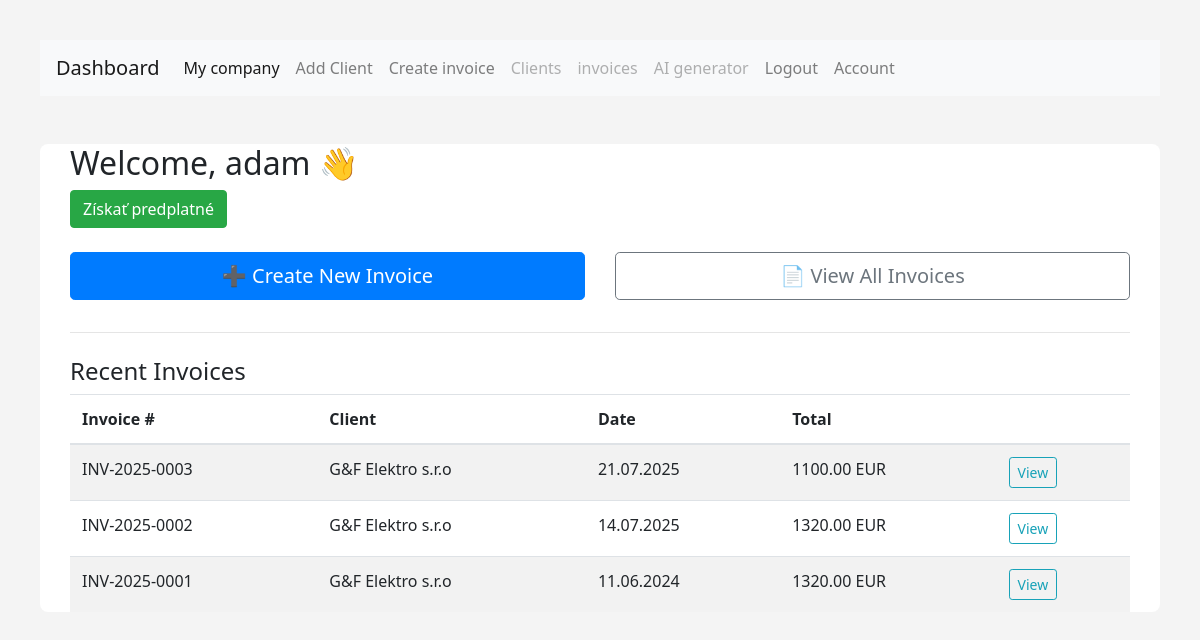
The page /dashboard (signed in) on the database as committed earlier.
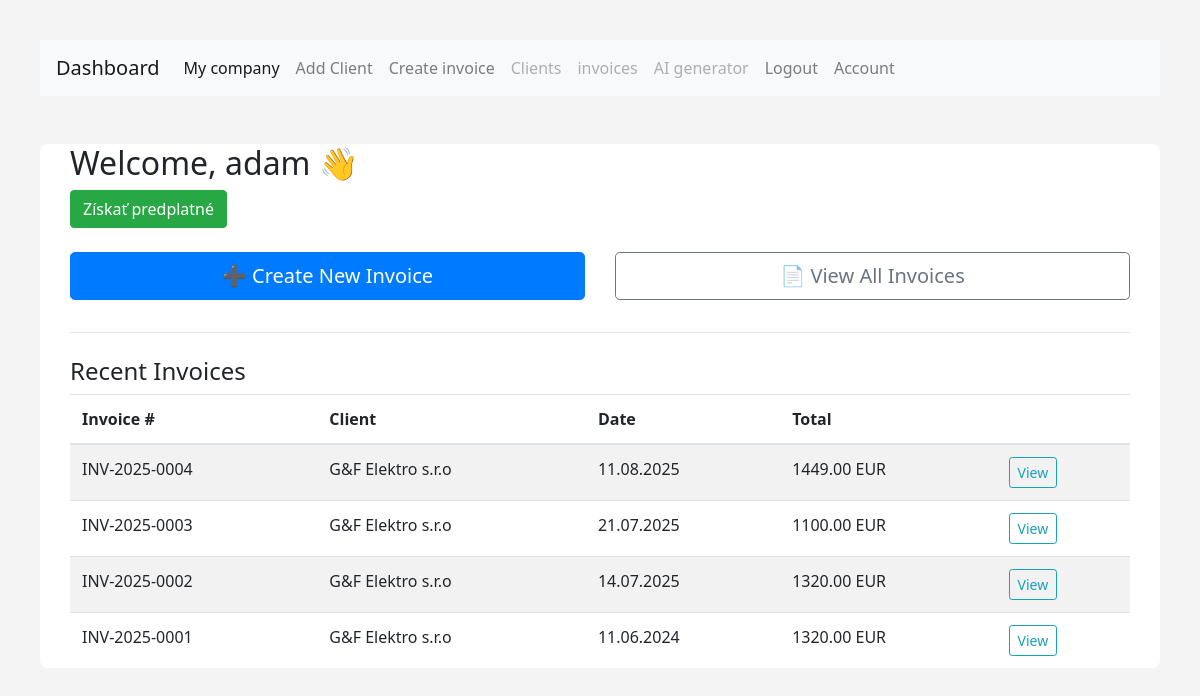
The same page on the database as committed later.
### models.py (models this page shows, shortened)
class User(db.Model,UserMixin):
    __tablename__ = 'users'
    id = db.Column(db.Integer, primary_key=True)
    email = db.Column(db.String(120), unique=True, nullable=False)
    username = db.Column(db.String(50), unique=True, nullable=False)
    password_hash = db.Column(db.String(128), nullable=False)
    is_paid = db.Column(db.Boolean, default=False)
    stripe_customer_id = db.Column(db.String(100), nullable=True)

class Invoice(db.Model):
        __tablename__ = 'invoices'
        id = db.Column(db.Integer, primary_key=True)
        invoice_number = db.Column(db.String(50), nullable=False)
        date = db.Column(db.Date, nullable=False)
        due_date = db.Column(db.Date, nullable=False)
        user_id = db.Column(db.Integer, db.ForeignKey('users.id'), nullable=False)
        user = db.relationship('User', backref=db.backref('invoices', lazy=True))
        currency = db.Column(db.String(10), nullable=False)
        total_cost = db.Column(db.Float, nullable=False)  # Total cost calculated as quantity
        vat_rate = db.Column(db.Float, nullable=True, default=0.0)  # VAT rate in percentage
        client_id = db.Column(db.Integer, db.ForeignKey('clients.id'), nullable=False)
        company_id = db.Column(db.Integer, db.ForeignKey('companies.id'), nullable=False)  # Foreign key to the company
        company= db.relationship('Company', backref=db.backref('invoices', lazy=True))
        client = db.relationship('Client', backref=db.backref('invoices', lazy=True))
        items = db.relationship("InvoiceItem", back_populates="invoice", cascade="all, delete-orphan")
        created_at = db.Column(db.DateTime, default=datetime.now(timezone.utc))  # Timestamp when the invoice was created

class Client(db.Model):
        __tablename__ = 'clients'
        id = db.Column(db.Integer, primary_key=True)
        name = db.Column(db.String(100), nullable=False)
        ico = db.Column(db.String(20), nullable=False)
        dic = db.Column(db.String(20), nullable=False)
        street = db.Column(db.String(100), nullable=False)
        user_id = db.Column(db.Integer, db.ForeignKey('users.id'), nullable=False)
        user = db.relationship('User', backref=db.backref('clients', lazy=True))
        city = db.Column(db.String(50), nullable=False)
        zip_code = db.Column(db.String(20), nullable=False)
        country = db.Column(db.String(50), nullable=False)
        email = db.Column(db.String(100), nullable=False)
        phone = db.Column(db.String(20), nullable=False)
        iban = db.Column(db.String(34), nullable=False)
        bic = db.Column(db.String(11), nullable=False)
        payment_method = db.Column(db.String(50), nullable=False)
        is_vat_payer = db.Column(db.Boolean, default=False)
        ic_dph = db.Column(db.String(20), nullable=True)  # Optional field for VAT ID if the client is a VAT payer

### routes.py (the view)
@main.route('/dashboard')
@login_required
def dashboard():
    invoices = Invoice.query.filter_by(user_id=current_user.id).order_by(Invoice.date.desc()).limit(5).all()
    return render_template('dashboard.html', invoices=invoices)

### templates/dashboard.html
{% extends "base.html" %}
{% block content %}
<div class="container mt-5">
  <h2>Welcome, {{ current_user.username }} 👋</h2>
<a href="{{ url_for('main.create_checkout_session') }}" class="btn btn-success">Získať predplatné</a>
  <div class="row mt-4">
    <div class="col-md-6">
      <a href="{{ url_for('main.add_invoice') }}" class="btn btn-primary btn-lg w-100 mb-3">
        ➕ Create New Invoice
      </a>
    </div>
    <div class="col-md-6">
      <a href="{{ url_for('main.list_invoices') }}" class="btn btn-outline-secondary btn-lg w-100 mb-3">
        📄 View All Invoices
      </a>
    </div>
  </div>
  <hr>
  <h4 class="mt-4">Recent Invoices</h4>
  {% if invoices %}
    <table class="table table-striped mt-2">
      <thead>
        <tr>
          <th>Invoice #</th>
          <th>Client</th>
          <th>Date</th>
          <th>Total</th>
          <th></th>
        </tr>
      </thead>
      <tbody>
        {% for invoice in invoices %}
        <tr>
          <td>{{ invoice.invoice_number }}</td>
          <td>{{ invoice.client.name }}</td>
          <td>{{ invoice.date.strftime('%d.%m.%Y') }}</td>
          <td>{{ "%.2f"|format(invoice.total_cost) }} {{ invoice.currency }}</td>
          <td>
            <a href="{{ url_for('main.view_invoice', invoice_id=invoice.id) }}" class="btn btn-sm btn-outline-info">View</a>
          </td>
        </tr>
        {% endfor %}
      </tbody>
    </table>
  {% else %}
    <p>No invoices created yet.</p>
  {% endif %}
</div>
{% endblock %}

### templates/base.html (shortened to what this page needs)
<!DOCTYPE html>
<html lang="en">
<head>
<link rel="stylesheet" href="https://cdn.jsdelivr.net/npm/bootstrap@4.0.0/dist/css/bootstrap.min.css">
<link rel="stylesheet" href="https://cdnjs.cloudflare.com/ajax/libs/font-awesome/6.4.0/css/all.min.css">
</head>
<body>
<nav class="navbar navbar-expand-lg navbar-light bg-light">
  <a class="navbar-brand" href="/dashboard">Dashboard</a>
  <div class="collapse navbar-collapse" id="navbarNav">
    <ul class="navbar-nav">
      <li class="nav-item active">
        <a class="nav-link" href="/my_company">My company <span class="sr-only">(current)</span></a>
      </li>
      <li class="nav-item">
        <a class="nav-link" href="/add_client">Add Client</a>
      </li>
      <li class="nav-item">
        <a class="nav-link" href="/add_invoice">Create invoice</a>
      </li>
      <li class="nav-item">
        <a class="nav-link disabled" href="/clients">Clients</a>
      </li>
      <li class="nav-item">
        <a class="nav-link disabled" href="/invoices">invoices</a>
      </li>
      <li class="nav-item">
        <a class="nav-link disabled" href="/ai_invoice">AI generator</a>
      </li>
    <li class="nav-item">
  <a class="nav-link" href="{{ url_for('main.logout') }}">Logout</a>
      </li>
     <li class="nav-item">
  <a class="nav-link" href="{{ url_for('main.account') }}">Account</a>
      </li>
    </ul>
  </div>
</nav>
  <div class="container">
      {% block content %}
      {% endblock %}
    </div>
</body>
</html>

### templates/base.html (style rules this page uses)
body { font-family: 'Segoe UI', sans-serif; background: #f4f4f4; padding: 40px; }
.container { margin: auto; background: #fff; border-radius: 8px; }

Rows that differ between the two databases and show on the page:
added Invoice: invoice_number "INV-2025-0004", client.name "G&F Elektro s.r.o", date "11.08.2025", total_cost "1449.00", currency "EUR"
